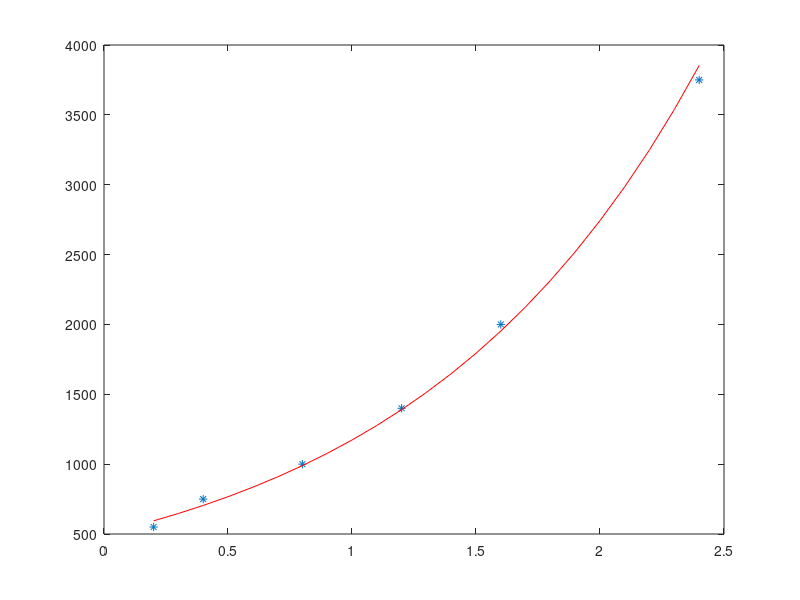

MATLAB code for this plot:
disp('linear regression for exponential model ');
%exponential model 
% y=𝑏𝑒^ax
x = [0.2 0.4 0.8 1.2 1.6 2.4] ; 
y = [550 750 1000 1400 2000 3750];

% ln y= ax + ln b 
% Y = ax + B
%take the log for the y vector
Y = log(y) ;

% ∑ Y = a ∑ x + n B
% ∑ Yx = a ∑ x^2 + B ∑ x

% get variable values

n=length(x)     ; % n  
sx = sum(x)     ; % ∑ x
sY = sum(Y)     ; % ∑ Y
sxY = sum(x.*Y) ; % ∑ Yx
sx2 = sum(x.^2) ; % ∑ x^2

% ∑ Y = a ∑ x + n B
% ∑ Yx = a ∑ x^2 + B ∑ x

% we split this two equation into two matrices

Rightcoef = [sx n  ; sx2 sx ] ;  
Leftcoef = [sY ; sxY] ; 
%solve as matrices
%think of it as 
%Leftcoef = Rightcoef  * sol
sol = Rightcoef \ Leftcoef  ; % as same as 'sol  = Rightcoef^-1 * Leftcoef' but the backslash expression is more effcint for more info : https://www.mathworks.com/help/matlab/ref/mldivide.html

a = sol(1) ; %a
B = sol(2) ; %B
b = exp(B) ; %b 

%calc R^2
yav = mean(Y) ;
st = sum( (Y-yav).^2 )  ;
sr = sum((Y-B-a*x).^2) ;
r2=(st-sr)/st ;


disp("a = "+a) ;
disp("b = "+b) ;
disp("r^2 = "+r2) ;

x1 = min(x):0.1:max(x) ;
%y=b*e^ax
y1 = b*exp(a*x1);

plot(x,y ,'*' , x1 ,y1 ,'r-')